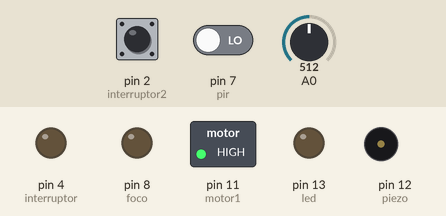
Recording of a sketch running on a simulated Arduino Uno, built with avr-gcc and run on an emulated ATmega328P. Shown: switched loads named in the sketch (green lamp = pin HIGH), output pins drawn as LEDs (lit = HIGH), buzzer (waves = sounding). Inputs (shaded band) come from the test bench; at power-on: A0 = 512, pin 7 (pir) LOW, pin 2 (interruptor2) HIGH.

Above: at 10.8 s.
10.9 s: A0 set to 584
21.5 s: A0 set to 615
At 30.8 s:
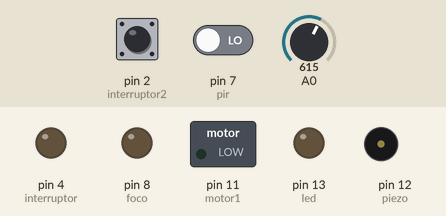
31.7 s: pin 7 (pir) driven HIGH
At 42.8 s:
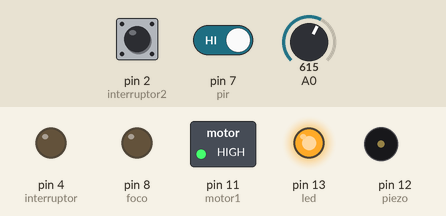
43.5 s: pin 7 (pir) driven LOW
At 52.16 s:
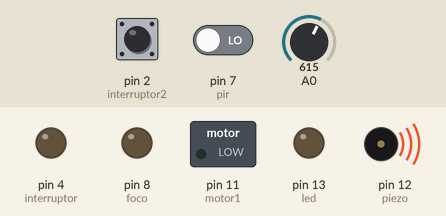
54.5 s: A0 set to 590
At 64.3 s:
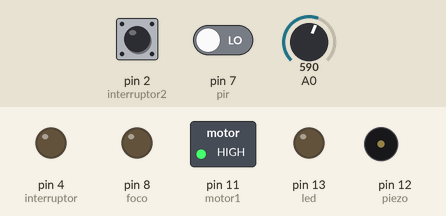
Timing chart, 0 to 65.5 s (numbered marks = the images above; inputs shaded):
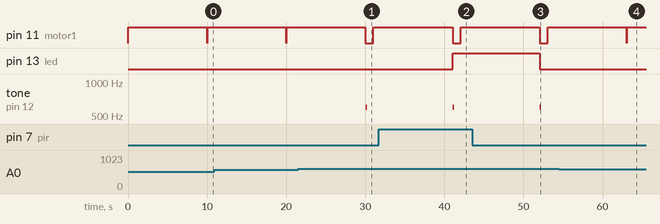

Measured:
- the behaviour switches between 599 and 600 on A0 (found by bisection; images 0 and 1)
- after the input at 21.5 s, tone on pin 12 (piezo): silent → 600 Hz after 8.5 s, → silent 0.20 s later
- after the input at 31.7 s, pin 13 (led): LOW → HIGH after 9.3 s
- after the input at 43.5 s, pin 13 (led): HIGH → LOW after 8.6 s
- after the input at 54.5 s, tone on pin 12 (piezo): stays silent (without the input it goes to 600 Hz after 8.6 s)

The sketch:

Casa_dom_tica_partes.ino
```cpp
int led = 13;
int pir = 7;
int pirdato;
int gas;
int piezo = 12;
int foco = 8;
int interruptor = 4;

int interruptor2 =2;
int motor1 = 11;
int Dir1 = 10;
int Dir2 = 9;

int var1 = 0; //encender o apagar foco

void setup()
{
  pinMode(led, OUTPUT);
  pinMode(pir,INPUT);
  pinMode(A0, INPUT);
  pinMode(piezo, OUTPUT);
  pinMode(interruptor,OUTPUT);
  pinMode(foco, OUTPUT);
  pinMode(motor1, OUTPUT);
  Serial.begin(3600);

}
void loop()
{
  pirdato = digitalRead(pir); //detector de movimiento
  if (pirdato == HIGH)
  	{
    digitalWrite(led, HIGH);
  	}
  else
  	{
    digitalWrite(led, LOW);
  	}
  delay(10);

  	gas = analogRead(A0); // detector de gas
 	 if (gas >= 600)
    	{
    	tone(piezo, 600, 200);
        delay(1000);
   	 	}

  if(digitalRead(interruptor)==1)//foco de dormitorio
  {
    digitalWrite(foco, HIGH);
  }else
  {
    digitalWrite(foco, LOW);
  }

  if(digitalRead(interruptor2)==0){
    //DIRECCION
    digitalWrite(Dir1,HIGH);
    digitalWrite(Dir2,LOW);
    //Encender motor
    digitalWrite(motor1, HIGH);
    int x=0;
    while(x<5){
    	x=x+1;
      	delay(1000);
    }
    digitalWrite(motor1, LOW);

  }else
  {
    //DIRECCION
    digitalWrite(Dir1,LOW);
    digitalWrite(Dir2,HIGH);
    //Encender motor
    digitalWrite(motor1, HIGH);
    int y=0;
    while(y<5){
    	y=y+1;
      	delay(1000);
    }
    digitalWrite(motor1, LOW);
  }

  if(digitalRead(interruptor2)==1){
    //DIRECCION
    digitalWrite(Dir1,HIGH);
    digitalWrite(Dir2,LOW);
    //Encender motor
    digitalWrite(motor1, HIGH);
    int x=0;
    while(x<5){
    	x=x+1;
      	delay(1000);
    }
    digitalWrite(motor1, LOW);

  }else
  {
    //DIRECCION
    digitalWrite(Dir1,LOW);
    digitalWrite(Dir2,HIGH);
    //Encender motor
    digitalWrite(motor1, HIGH);
    int y=0;
    while(y<5){
    	y=y+1;
      	delay(1000);
    }
    digitalWrite(motor1, LOW);
  }
}
```
